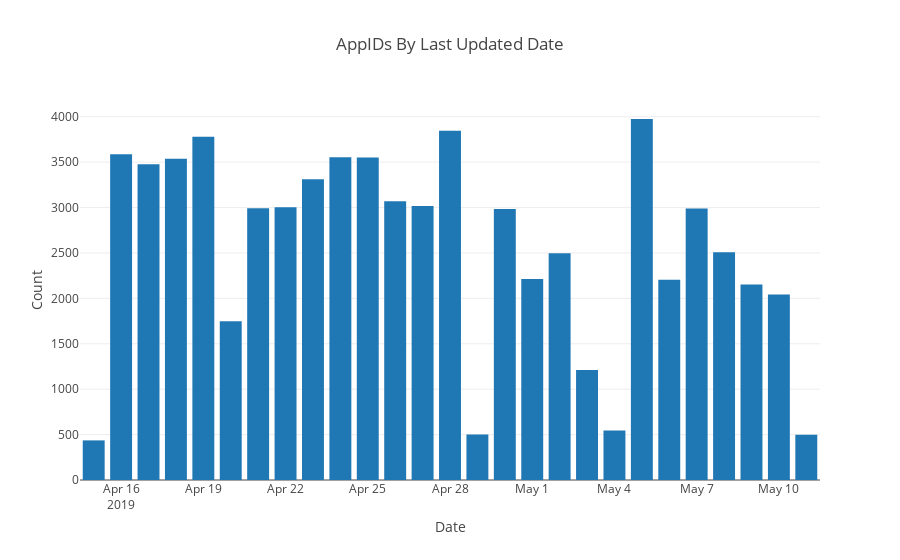

Source (notebook cell):
### Markdown cell above
## Large numbers of old AppID entries means `refreshsteam.py` needs to be run.  This excludes consistently failed appids.

### Code cell
# https://plot.ly/python/bar-charts/

data = [Bar(
        x=grouped_df['updated_date'],
        y=grouped_df['count']
    )]

layout = Layout(
        title='AppIDs By Last Updated Date',
        xaxis=dict(
            title='Date'
        ),
        yaxis=dict(
            title='Count'
        )
    )

fig = Figure(data=data, layout=layout)

iplot(fig)

### Figure 1 — Plotly figure (JSON) as saved in the notebook; plotly's stock layout.template omitted (floating-point values rounded to 4 significant figures)
{"data": [{"type": "bar", "uid": "205e4ec4-bad0-4a78-b5ac-c9dad20d19f8", "x": ["2019-04-15", "2019-04-16", "2019-04-17", "2019-04-18", "2019-04-19", "2019-04-20", "2019-04-21", "2019-04-22", "2019-04-23", "2019-04-24", "2019-04-25", "2019-04-26", "2019-04-27", "2019-04-28", "2019-04-29", "2019-04-30", "2019-05-01", "2019-05-02", "2019-05-03", "2019-05-04", "2019-05-05", "2019-05-06", "2019-05-07", "2019-05-08", "2019-05-09", "2019-05-10", "2019-05-11"], "y": [436, 3587, 3478, 3537, 3780, 1749, 2993, 3003, 3311, 3553, 3550, 3070, 3016, 3846, 500, 2984, 2213, 2498, 1212, 546, 3975, 2205, 2990, 2509, 2154, 2042, 499]}], "layout": {"title": {"text": "AppIDs By Last Updated Date"}, "xaxis": {"title": {"text": "Date"}}, "yaxis": {"title": {"text": "Count"}}}}
